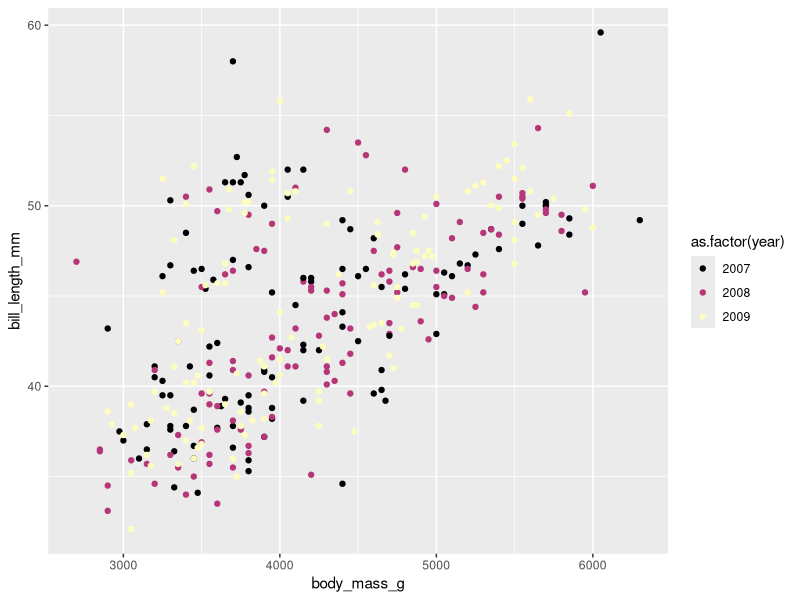
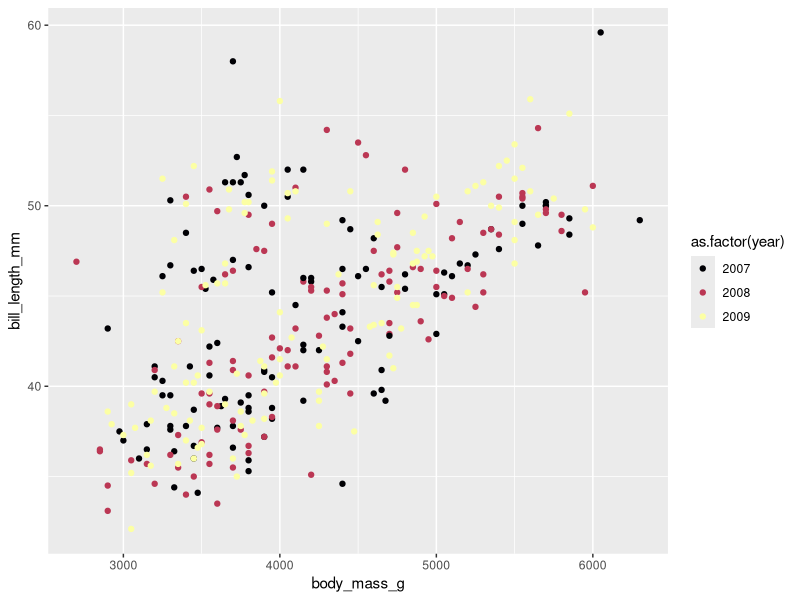
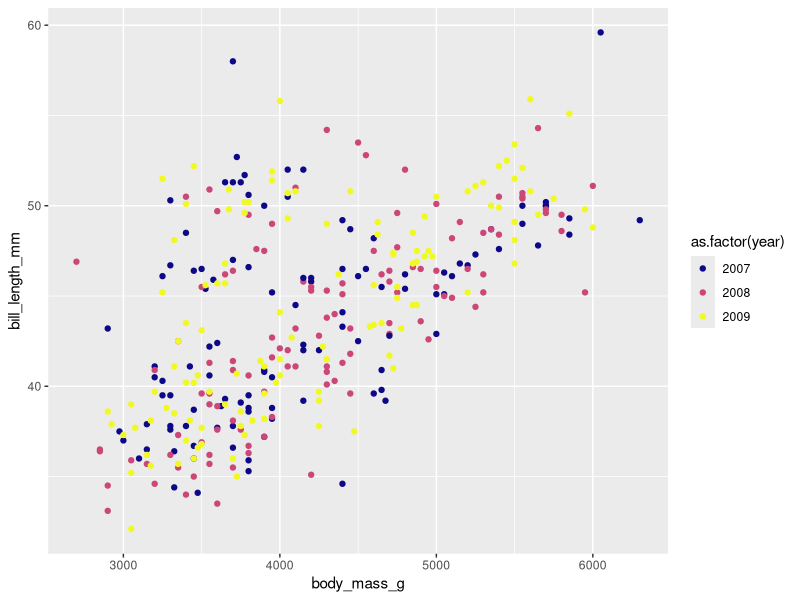
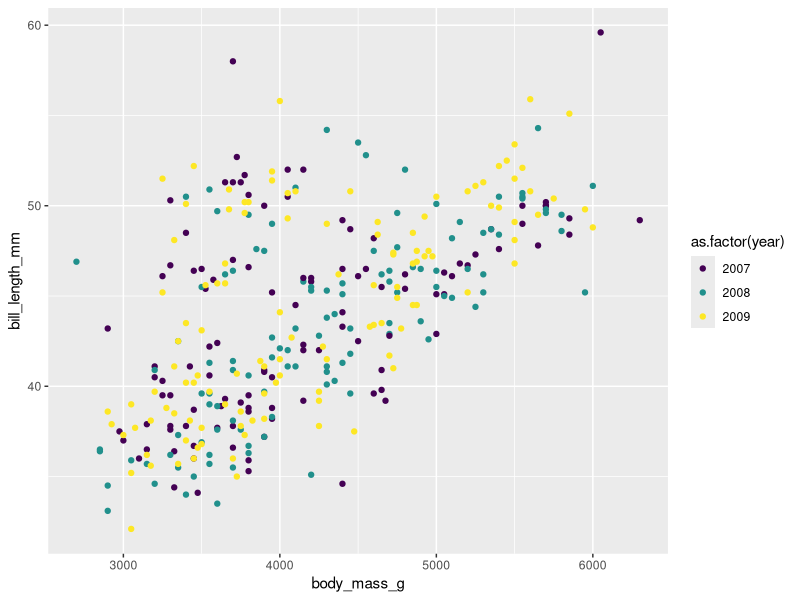
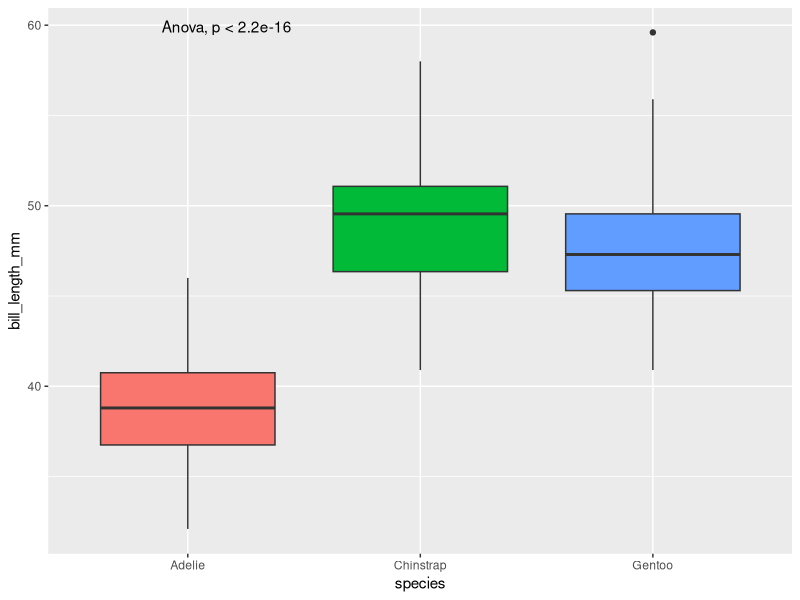
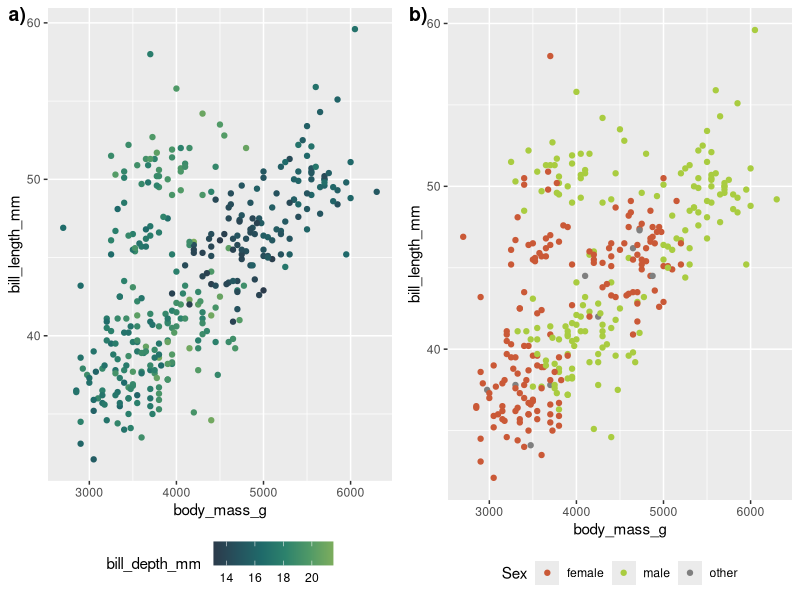
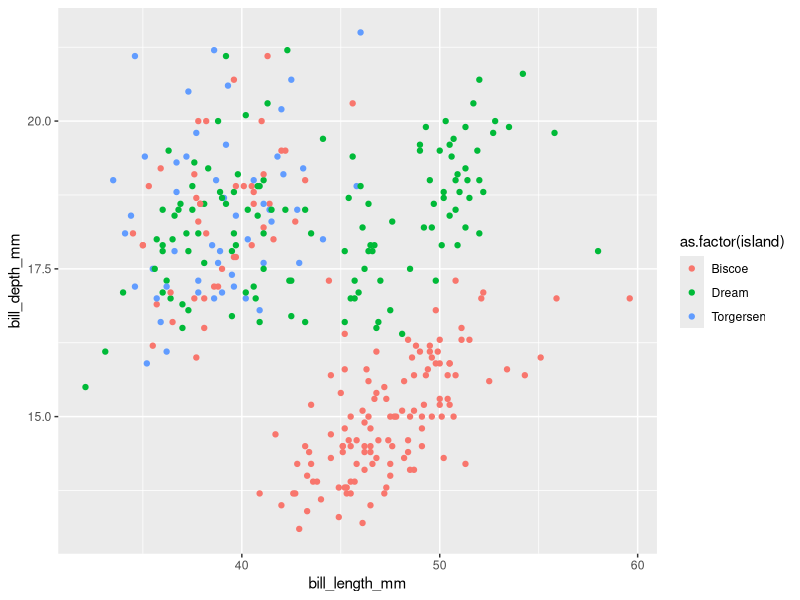
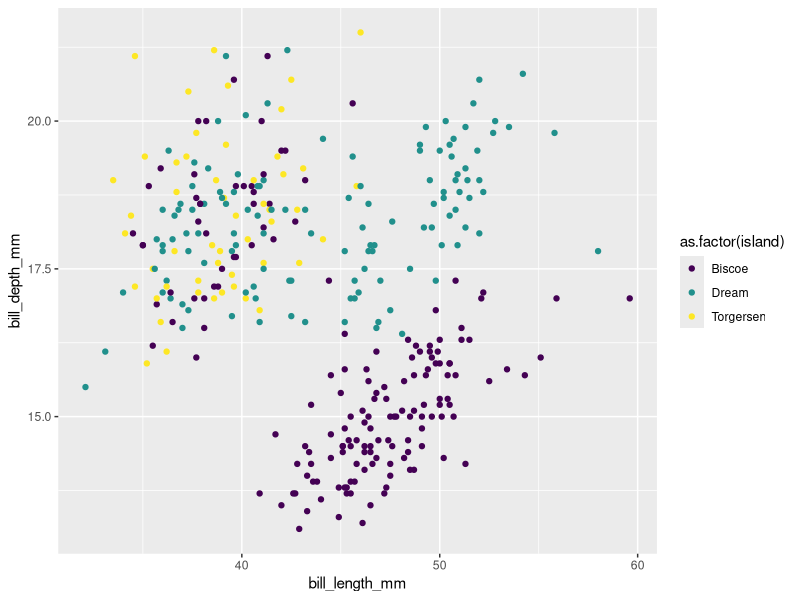

The R script that drew these images, in order:
# Roundtrip FACE-IT 2022-11-21
# plots_3_colours_R
# Luisa Düsedau
# 21.11.2022


# Libraries ---------------------------------------------------------------

library(tidyverse)
library(ggpubr)
library(RColorBrewer)
library(palmerpenguins)


# Data --------------------------------------------------------------------

# Load the dataset into the local environment
penguins <- penguins


# Example -----------------------------------------------------------------

# Discrete viridis colour palette
# viridis is the best colour palette to use because everyone could be able to see it

ggplot(data = penguins,
       aes(x = body_mass_g, y = bill_length_mm)) +
  geom_point(aes(colour = as.factor(year))) +
  scale_colour_viridis_d(option = "A")

ggplot(data = penguins,
       aes(x = body_mass_g, y = bill_length_mm)) +
  geom_point(aes(colour = as.factor(year))) +
  scale_colour_viridis_d(option = "B")

ggplot(data = penguins,
       aes(x = body_mass_g, y = bill_length_mm)) +
  geom_point(aes(colour = as.factor(year))) +
  scale_colour_viridis_d(option = "C")

ggplot(data = penguins,
       aes(x = body_mass_g, y = bill_length_mm)) +
  geom_point(aes(colour = as.factor(year))) +
  scale_colour_viridis_d(option = "D") #most used in publications

# Compare species
ggplot(data = penguins, aes(x = species, y = bill_length_mm)) +
  geom_boxplot(aes(fill = species), show.legend = F) +
  stat_compare_means(method = "anova")
#show.legend = F stands for show legend FALSE, we have a legend for species already on the x axis and don't need an additional one 

# Exercise 1 --------------------------------------------------------------

# Create your own continuous and discrete colour palettes

#1. continuous colour palette
#http://tristen.ca/hcl-picker/#/hlc/6/0.95/48B4B6/345363

#2B3B4C,#24525F,#1D6A6A,#2B826C,#4E9967,#7CAD5C
#2B3B4B,#25525E,#1F6A6A,#2C826C,#4F9967,#7CAD5D

colour_plot_1 <- ggplot(data = penguins,
       aes(x = body_mass_g, y = bill_length_mm)) +
  geom_point(aes(colour = bill_depth_mm)) +
  scale_colour_gradientn(colours = c("#2B3B4B", "#25525E", "#1F6A6A", "#2C826C", "#4F9967", "#7CAD5D"))

#2. discrete colour palette
#http://medialab.github.io/iwanthue/

#99a154
#ca5937
#70ba86
#98665d
#a9cc40

colour_plot_2 <- ggplot(data = penguins,
       aes(x = body_mass_g, y = bill_length_mm)) +
  geom_point(aes(colour = as.factor(sex))) +
  # How to use custom palette
  scale_colour_manual(values = c("#ca5937", "#a9cc40"),
                      # How to change the legend text
                      labels = c("female", "male", "other")) + 
  # How to change the legend title
  labs(colour = "Sex") 

# Create and combine two figures, each using a different palette

# List the names of the plot objects to combine 
grid_colours <- ggarrange(colour_plot_1, colour_plot_2,
                    # Set number of rows and columns
                    ncol = 2, nrow = 1,
                    # Label each figure
                    labels = c("a)", "b)"),
                    # Set legend position
                    legend = "bottom")
grid_colours

# Exercise 2 --------------------------------------------------------------

# Create two versions of the same figure and combine
# Use a viridis colour palette against a default palette in a way that 
# allows features in the data to be more pronounced

print(penguins)

#For discrete values####
#FACTORS!!!#
#1. Bodymass vs finnlenght over species

#default
colour_plot_3 <- ggplot(data = penguins,
       aes(x = body_mass_g, y = flipper_length_mm)) +
  geom_point(aes(colour = as.factor(species))) 


#viridis colour palette
colour_plot_4 <- ggplot(data = penguins,
       aes(x = body_mass_g, y = flipper_length_mm)) +
  geom_point(aes(colour = as.factor(species))) +
  scale_colour_viridis_d(option = "D")
#scale_colour_viridis_d -> d for discrete!

#2. Bill length vs. bill depth over island

#default
colour_plot_5 <- ggplot(data = penguins,
                        aes(x = bill_length_mm, y = bill_depth_mm)) +
  geom_point(aes(colour = as.factor(island))) 

colour_plot_5

#viridis colour palette
colour_plot_6 <- ggplot(data = penguins,
                        aes(x = bill_length_mm, y = bill_depth_mm)) +
  geom_point(aes(colour = as.factor(island))) +
  scale_colour_viridis_d(option = "D")
#scale_colour_viridis_d -> d for discrete!

colour_plot_6

#Combine  plots

grid_colours_2 <- ggarrange(colour_plot_3, colour_plot_4, colour_plot_5, colour_plot_6,
                          # Set number of rows and columns
                          ncol = 2, nrow = 2,
                          # Label each figure
                          labels = c("A", "B", "C", "D"),
                          # Set legend position
                          legend = "bottom")
grid_colours_2

#For continious values####
#1. Bodymass vs finnlenght over bill_length_mm

#default
colour_plot_7 <- ggplot(data = penguins,
                        aes(x = body_mass_g, y = flipper_length_mm)) +
  geom_point(aes(colour = bill_length_mm)) 

colour_plot_7

#viridis colour palette

colour_plot_8 <- ggplot(data = penguins,
                        aes(x = body_mass_g, y = flipper_length_mm)) +
  geom_point(aes(colour = bill_length_mm)) +
  scale_colour_viridis_c(option = "D")
#scale_colour_viridis_c -> c for continiuos!

colour_plot_8


#2. Bodymass vs sex over flipper length

#default
colour_plot_9 <- ggplot(data = penguins,
                        aes(x = sex, y = body_mass_g)) +
  geom_point(aes(colour = flipper_length_mm)) 

colour_plot_9

#viridis colour palette

colour_plot_10 <- ggplot(data = penguins,
                        aes(x = sex, y = body_mass_g)) +
  geom_point(aes(colour = flipper_length_mm)) +
  scale_colour_viridis_c(option = "D")
#scale_colour_viridis_c -> c for continiuos!

colour_plot_10


#Combine  plots

grid_colours_3 <- ggarrange(colour_plot_7, colour_plot_8, colour_plot_9, colour_plot_10,
                            # Set number of rows and columns
                            ncol = 1, nrow = 4,
                            # Label each figure
                            labels = c("A)", "B)", "C)", "D)"),
                            # Set legend position
                            legend = "bottom")
grid_colours_3

# Exercise 3 --------------------------------------------------------------

# Plot and combine t-test and ANOVA stats 
# See this site for more info on plotting stats:
# http://www.sthda.com/english/articles/24-ggpubr-publication-ready-plots/76-add-p-values-and-significance-levels-to-ggplots/

#getwd()

#read.csv(file = 'course_material/data/sst_NOAA.csv')

# Do t-test and ANOVA with compare_means
# t-test
compare_means(body_mass_g ~ sex, data = penguins, method = "t.test")


# ANOVA
compare_means(body_mass_g ~ species, data = penguins, method = "anova")

#Plot statistics, default
ggplot(data = penguins, aes(x = species, y = body_mass_g)) +
  geom_boxplot(aes(fill = species), show.legend = F) +
  stat_compare_means(method = "anova")

#Plot better
ggplot(data = penguins, aes(x = species, y = body_mass_g)) +
  geom_boxplot(aes(fill = species), show.legend = F) +
  stat_compare_means(method = "anova", 
                     aes(label = paste0("p ", ..p.format..)), 
                     label.x = 2) +
  theme_bw()

stat_compare_means()

# Multiple means
# First create a list of comparisons to feed into our figure
penguins_levels <- levels(penguins$species)
my_comparisons <- list(c(penguins_levels[1], penguins_levels[2]), 
                       c(penguins_levels[2], penguins_levels[3]),
                       c(penguins_levels[1], penguins_levels[3]))


# All together_Robert -----------------------------------------------------

# First create a list of comparisons to feed into our figure
penguins_levels <- levels(penguins$species)
my_comparisons <- list(c(penguins_levels[1], penguins_levels[2]), 
                       c(penguins_levels[2], penguins_levels[3]),
                       c(penguins_levels[1], penguins_levels[3]))

# Then we stack it all together
ggplot(data = penguins, aes(x = species, y = bill_length_mm)) +
  geom_boxplot(aes(fill  = species), colour = "grey40", show.legend = F) +
  stat_compare_means(method = "anova", colour = "grey50",
                     label.x = 1.8, label.y = 32) +
  # Add pairwise comparisons p-value
  stat_compare_means(comparisons = my_comparisons,
                     label.y = c(62, 64, 66)) +
  # Perform t-tests between each group and the overall mean
  stat_compare_means(label = "p.signif", 
                     method = "t.test",
                     ref.group = ".all.") + 
  # Add horizontal line at base mean
  geom_hline(yintercept = mean(penguins$bill_length_mm, na.rm = T), 
             linetype = 2) + 
  labs(y = "Bill length (mm)", x = NULL) +
  theme_bw()


# All_together_Luisa ------------------------------------------------------



# First create a list of comparisons to feed into our figure

penguins$year <- as.factor(penguins$year)
penguins_levels_year <- levels(penguins$year)
print(penguins_levels_year)

my_comparisons_years <- list(c(penguins_levels_year[1], penguins_levels_year[2]), 
                       c(penguins_levels_year[2], penguins_levels_year[3]),
                       c(penguins_levels_year[1], penguins_levels_year[3]))

# ANOVA
compare_means(body_mass_g ~ year, data = penguins, method = "anova")

# Then we stack it all together
ggplot(data = penguins, aes(x = year, y = body_mass_g)) +
  geom_boxplot(aes(fill  = year), colour = "grey40", show.legend = F) +
  stat_compare_means(method = "anova", colour = "grey50",
                     label.x = 1.8, label.y = 32) + #position of the label (ANOVA output) on the x axis
  # Add pairwise comparisons p-value
  stat_compare_means(comparisons = my_comparisons_years,
                     label.y = c(62, 64, 66)) +
  # Perform t-tests between each group and the overall mean
  stat_compare_means(label = "p.signif", 
                     method = "t.test",
                     ref.group = ".all.") + 
  # Add horizontal line at base mean
  geom_hline(yintercept = mean(penguins$body_mass_g, na.rm = T), 
             linetype = 2) + 
  labs(y = "Body mass (g)", x = NULL) +
  theme_bw()

#not significant


# All_togehter_islands ----------------------------------------------------

# First create a list of comparisons to feed into our figure

penguins$island <- as.factor(penguins$island)
penguins_levels_island <- levels(penguins$island)
print(penguins_levels_island)

my_comparisons_island <- list(c(penguins_levels_island[1], penguins_levels_island[2]), 
                             c(penguins_levels_island[2], penguins_levels_island[3]),
                             c(penguins_levels_island[1], penguins_levels_island[3]))

# ANOVA
compare_means(body_mass_g ~ island, data = penguins, method = "anova")

# Then we stack it all together
ggplot(data = penguins, aes(x = island, y = body_mass_g)) +
  geom_boxplot(aes(fill  = island), colour = "grey40", show.legend = F) +
  stat_compare_means(method = "anova", colour = "grey50",
                     label.x = 1.8, label.y = 32) + #position of the label (ANOVA output) on the x axis
  # Add pairwise comparisons p-value
  stat_compare_means(comparisons = my_comparisons_island,
                     label.y = c(7300, 7600, 7900)) +
  # Perform t-tests between each group and the overall mean
  stat_compare_means(label = "p.signif", 
                     method = "t.test",
                     ref.group = ".all.") + 
  # Add horizontal line at base mean
  geom_hline(yintercept = mean(penguins$body_mass_g, na.rm = T), 
             linetype = 2) + 
  labs(y = "Body mass (g)", x = NULL) +
  theme_bw()

# BONUS -------------------------------------------------------------------

# Create a correlogram

